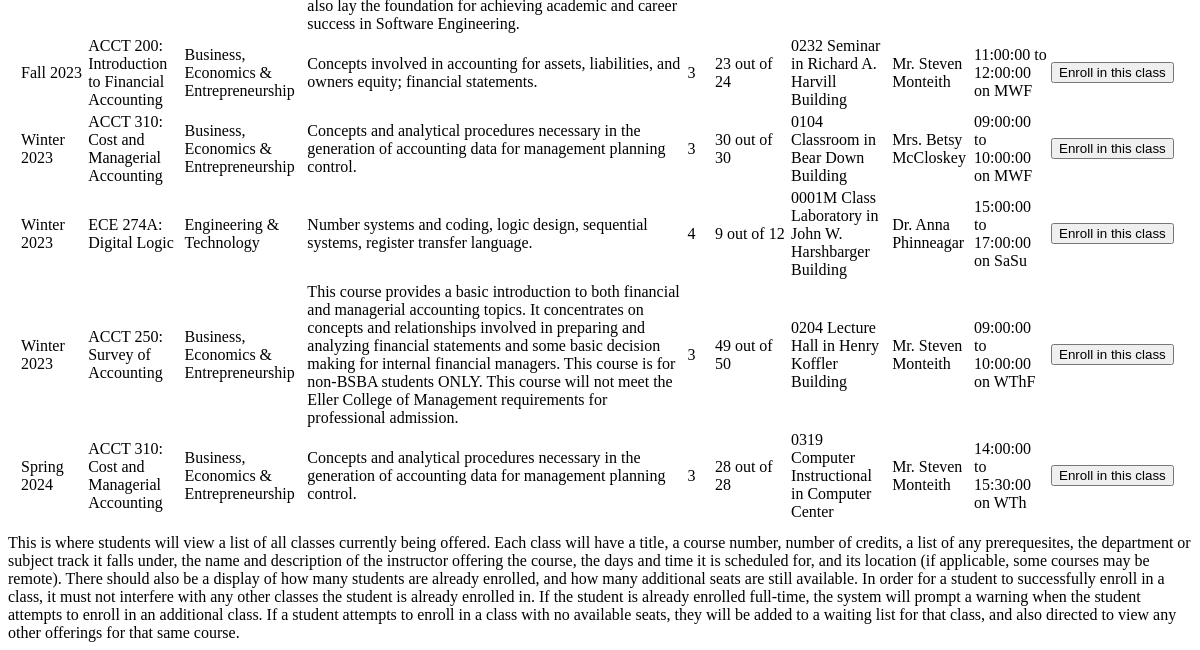
Page /classes_student.php (lower part) on the earlier database version.
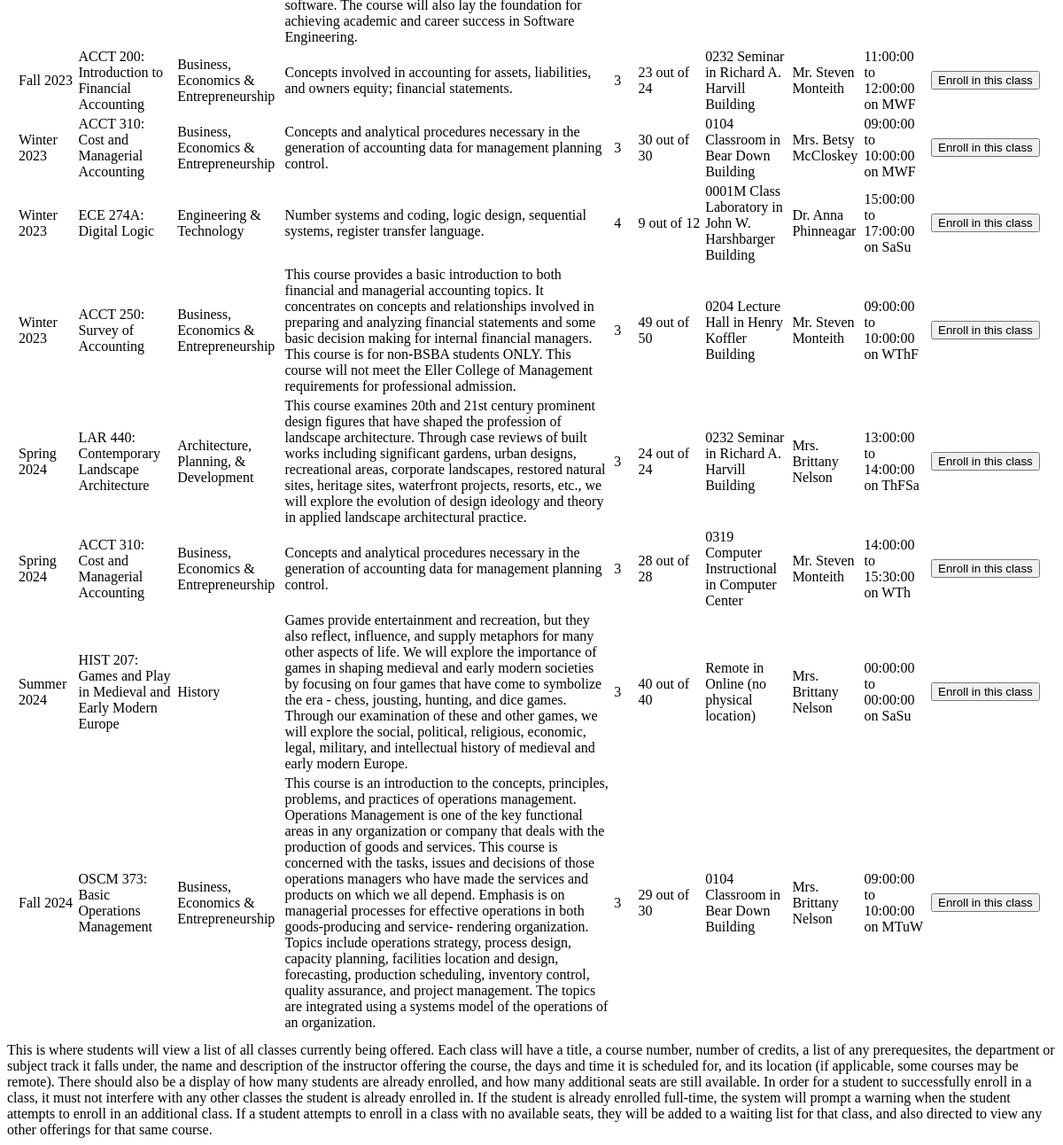
Same page on the later database version.
### tables this page shows
CREATE TABLE `offerings` (
  `class_id` bigint(20) NOT NULL,
  `course_id` varchar(10) NOT NULL,
  `teacher_user_id` bigint(20) NOT NULL,
  `room_id` varchar(10) NOT NULL,
  `occupancy` int(11) DEFAULT NULL,
  `vacancies` int(11) DEFAULT NULL,
  `semester_name` varchar(50) NOT NULL,
  `start_time` time DEFAULT NULL,
  `end_time` time DEFAULT NULL,
  `monday` tinyint(1) DEFAULT NULL,
  `tuesday` tinyint(1) DEFAULT NULL,
  `wednesday` tinyint(1) DEFAULT NULL,
  `thursday` tinyint(1) DEFAULT NULL,
  `friday` tinyint(1) DEFAULT NULL,
  `saturday` tinyint(1) DEFAULT NULL,
  `sunday` tinyint(1) DEFAULT NULL
);

CREATE TABLE `semesters` (
  `semester_name` varchar(50) NOT NULL,
  `start_date` date NOT NULL,
  `end_date` date NOT NULL
);

CREATE TABLE `courses` (
  `course_id` varchar(10) NOT NULL,
  `course_name` varchar(100) NOT NULL,
  `summary` varchar(1000) DEFAULT NULL,
  `credits` int(11) NOT NULL,
  `track_id` int(11) NOT NULL,
  `prerequesites` tinyint(1) DEFAULT NULL,
  `default_max_capacity` int(11) DEFAULT NULL
);

CREATE TABLE `subject_tracks` (
  `track_id` int(11) NOT NULL,
  `track_name` varchar(45) NOT NULL
);

CREATE TABLE `rooms` (
  `room_id` varchar(10) NOT NULL,
  `room_name` varchar(45) NOT NULL,
  `building_name` varchar(200) DEFAULT NULL,
  `capacity` int(11) NOT NULL,
  `ada_accessible` tinyint(1) DEFAULT NULL,
  `building_address` varchar(200) DEFAULT NULL
);

CREATE TABLE `teachers` (
  `user_id` int(11) NOT NULL,
  `teacher_id` varchar(20) NOT NULL,
  `password` varchar(45) NOT NULL,
  `role_id` int(11) DEFAULT NULL,
  `email` varchar(45) DEFAULT 'teacher@uagc.edu',
  `phone` varchar(45) DEFAULT '(111)222-3333',
  `prefix` varchar(5) DEFAULT 'Mx.',
  `first_name` varchar(45) NOT NULL,
  `last_name` varchar(45) NOT NULL,
  `ssn` varchar(20) DEFAULT '111-22-3333',
  `hire_date` date NOT NULL DEFAULT current_timestamp(),
  `mailing_address` varchar(500) DEFAULT '1401 University of AZ, Tucson, AZ, 85719',
  `salary` double DEFAULT NULL,
  `bio_summary` varchar(1000) DEFAULT 'This is a placeholder for where your biography/summary should go. It will be shown to students, describing you. Please put it in 3rd person and make sure to include your pronouns.'
);

### classes_student.php (the view, shortened to what the changed rows need)
<!DOCTYPE html>
<html lang="en">
<head>
</head>
<body>
</head>
<body>
    <div class="bs-example">
            <div class="row">
                <div class="col-md-12">
    <?php
    include_once 'db.php';
    if(isset($_POST['search_classes'])){ ?><form method="POST" action="classes.php"><input type="submit" name="see_all" value="See all"></form> <?php } ?>
                    <?php
         $user_id = $_SESSION['user_id'];
                    $result = mysqli_query($conn,"SELECT * FROM offerings
                    INNER JOIN rooms on offerings.room_id=rooms.room_id
                    INNER JOIN teachers ON offerings.teacher_user_id=teachers.user_id
                    INNER JOIN courses ON offerings.course_id=courses.course_id
                    INNER JOIN subject_tracks ON courses.track_id=subject_tracks.track_id
                    INNER JOIN semesters ON offerings.semester_name=semesters.semester_name ORDER BY `start_date`");
               echo "Successfully registered for class!";?>
               <meta http-equiv="refresh" content="0;URL=classes.php" /><?php
                    if ($result->num_rows > 0) {
                    ?>
                      <table class='table table-bordered table-striped'>
                    <?php
                    while($row = mysqli_fetch_array($result)) {
                        $teacher_name = $row['prefix'] . ' ' . $row['first_name'] . ' ' . $row['last_name'];
                        $location = $row['room_name'] . ' in ' . $row['building_name'];
                        $class_days = "";
                        if($row['monday'] == 1){$class_days = $class_days . 'M';}
                        if($row['tuesday'] == 1){$class_days = $class_days . 'Tu';}
                        if($row['wednesday'] == 1){$class_days = $class_days . 'W';}
                        if($row['thursday'] == 1){$class_days = $class_days . 'Th';}
                        if($row['friday'] == 1){$class_days = $class_days . 'F';}
                        if($row['saturday'] == 1){$class_days = $class_days . 'Sa';}
                        if($row['sunday'] == 1){$class_days = $class_days . 'Su';}
                        $time_slot = $row['start_time'] . ' to ' . $row['end_time'] . ' on ' . $class_days;
                    ?>
                    <tr>
                        <td><?php echo $row["semester_name"]; ?></td>
                        <td><?php echo $row["course_id"]; echo ': '; echo $row["course_name"]; ?></td>
                        <td><?php echo $row["track_name"]; ?></td>
                        <td><?php echo $row["summary"]; ?></td>
                        <td><?php echo $row["credits"]; ?></td>
                        <td><?php echo $row["vacancies"]; echo " out of "; echo $row["occupancy"]; ?></td>
                        <td><?php echo $location; ?></td>
                        <td><?php echo $teacher_name; ?></td>
                        <td><?php echo $time_slot; ?></td>
                        <?php $displayed_class_id = $row["class_id"];
                        if($search_enrollments = $conn->prepare('SELECT * from `enrollment` where `class_id`=? and `user_id`=? and (`enrollment_status`="a" or `enrollment_status`="q")')){
                            $search_enrollments->execute([$displayed_class_id, $user_id]);
                            $search_enrollments_result = $search_enrollments->get_result();
                            $enroll_result = mysqli_fetch_array($search_enrollments_result);
                            if($search_enrollments_result->num_rows >0) {$enrollment_status = $enroll_result["enrollment_status"];} else {$enrollment_status = null;}
                            if($search_enrollments_result->num_rows > 0){$has_enrolled = TRUE;
                        }
                            else{$has_enrolled = FALSE;
                            }
                            if($row["vacancies"] > 0){$class_has_room = TRUE;
                            }
                            else{$class_has_room = FALSE;
                            }
                            if($enrollment_status == 'a'){$enrollment_active = TRUE;
                            }
                            else{$enrollment_active = FALSE;
                            }
                        if(($has_enrolled == FALSE) && ($class_has_room == TRUE)){ ?>
                            <td><form method="POST" action="classes.php"><input type="hidden" name="class_id" value="<?php echo $row['class_id'] ?>"><input type="submit" name="enroll" value="Enroll in this class"></form></td>
                             <?php }
                        elseif(($has_enrolled == FALSE) && ($class_has_room == FALSE)){ ?>
                            <td><form method="POST" action="classes.php"><input type="hidden" name="class_id" value="<?php echo $row['class_id'] ?>"><input type="submit" name="enroll" value="Join the waiting list"></form></td>
                             <?php }
                        elseif(($has_enrolled == TRUE) && ($enrollment_active == FALSE)){ ?>
                        <td><form method="POST" action="classes.php"><input type="hidden" name="class_id" value="<?php echo $row['class_id'] ?>"><input type="submit" name="unqueue" value="Leave the waiting list"></form></td>
                        <?php }
                        else { ?>
                        <td><form method="POST" action="classes.php"><input type="hidden" name="class_id" value="<?php echo $row['class_id'] ?>"><input type="submit" name="withdraw" value="Withdraw from this class"></form></td>
                        <?php }}
                        ?>
                    </tr>
                    <?php
                    }
                    ?>
                    </table>
                     <?php
                    }
                    else{
                        echo "No results found";
                    }
                    ?>
                </div>
            </div>
    </div>
</body>
</html>

Differences in the rows shown:
added offerings: semesters.semester_name "Spring 2024", course.course_id "LAR 440", course.course_name "Contemporary Landscape Architecture", subject_tracks.track_name "Architecture, Planning, & Development", course.summary "This course examines 20th and 21st century prominent design figures that have shaped the profession of landscape architecture. Through case reviews of built works including significant gardens, urban designs, recreational areas, corporate landscapes, restored natural sites, heritage sites, waterfront projects, resorts, etc., we will explore the evolution of design ideology and theory in applied landscape architectural practice.", course.credits "3", vacancies "24", occupancy "24", room.building_name "0232 Seminar in Richard A. Harvill Building", teachers.prefix+first_name+last_name "Mrs. Brittany Nelson", time_slot "13:00:00 to 14:00:00 on ThFSa"
added offerings: semesters.semester_name "Summer 2024", course.course_id "HIST 207", course.course_name "Games and Play in Medieval and Early Modern Europe", subject_tracks.track_name "History", course.summary "Games provide entertainment and recreation, but they also reflect, influence, and supply metaphors for many other aspects of life. We will explore the importance of games in shaping medieval and early modern societies by focusing on four games that have come to symbolize the era - chess, jousting, hunting, and dice games. Through our examination of these and other games, we will explore the social, political, religious, economic, legal, military, and intellectual history of medieval and early modern Europe.", course.credits "3", vacancies "40", occupancy "40", room.building_name "Remote in Online (no physical location)", teachers.prefix+first_name+last_name "Mrs. Brittany Nelson", time_slot "00:00:00 to 00:00:00 on SaSu"
added offerings: semesters.semester_name "Fall 2024", course.course_id "OSCM 373", course.course_name "Basic Operations Management", subject_tracks.track_name "Business, Economics & Entrepreneurship", course.summary "This course is an introduction to the concepts, principles, problems, and practices of operations management. Operations Management is one of the key functional areas in any organization or company that deals with the production of goods and services. This course is concerned with the tasks, issues and decisions of those operations managers who have made the services and products on which we all depend. Emphasis is on managerial processes for effective operations in both goods-producing and service- rendering organization. Topics include operations strategy, process design, capacity planning, facilities location and design, forecasting, production scheduling, inventory control, quality…", course.credits "3", vacancies "29", occupancy "30", room.building_name "0104 Classroom in Bear Down Building", teachers.prefix+first_name+last_name "Mrs. Brittany Nelson", time_slot "09:00:00 to 10:00:00 on MTuW"
